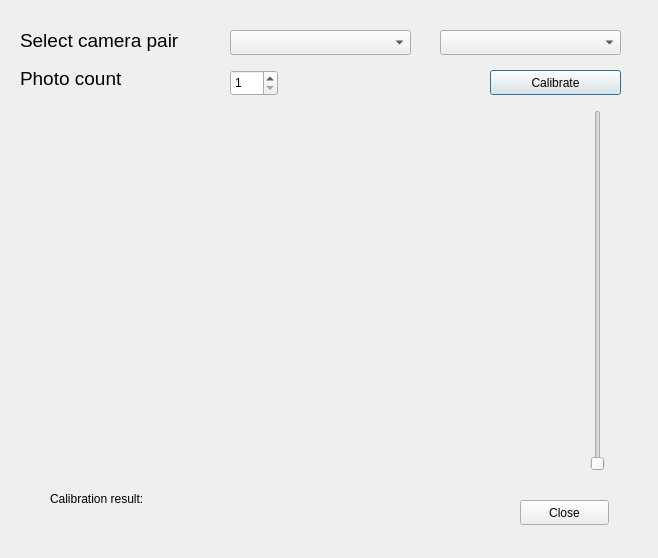
<?xml version="1.0" encoding="UTF-8"?>
<ui version="4.0">
 <class>extrinsic</class>
 <widget class="QDialog" name="extrinsic">
  <property name="geometry">
   <rect>
    <x>0</x>
    <y>0</y>
    <width>658</width>
    <height>558</height>
   </rect>
  </property>
  <property name="windowTitle">
   <string>Extrinsic calibration</string>
  </property>
  <widget class="QSpinBox" name="numPicsDropdown">
   <property name="geometry">
    <rect>
     <x>230</x>
     <y>70</y>
     <width>48</width>
     <height>26</height>
    </rect>
   </property>
   <property name="minimum">
    <number>1</number>
   </property>
   <property name="maximum">
    <number>100</number>
   </property>
  </widget>
  <widget class="QComboBox" name="comboBox">
   <property name="geometry">
    <rect>
     <x>230</x>
     <y>30</y>
     <width>181</width>
     <height>25</height>
    </rect>
   </property>
  </widget>
  <widget class="QLabel" name="label">
   <property name="geometry">
    <rect>
     <x>20</x>
     <y>30</y>
     <width>181</width>
     <height>21</height>
    </rect>
   </property>
   <property name="font">
    <font>
     <pointsize>14</pointsize>
    </font>
   </property>
   <property name="text">
    <string>Select camera pair</string>
   </property>
  </widget>
  <widget class="QLabel" name="label_2">
   <property name="geometry">
    <rect>
     <x>20</x>
     <y>70</y>
     <width>141</width>
     <height>17</height>
    </rect>
   </property>
   <property name="font">
    <font>
     <pointsize>14</pointsize>
    </font>
   </property>
   <property name="text">
    <string>Photo count</string>
   </property>
  </widget>
  <widget class="QComboBox" name="comboBox_2">
   <property name="geometry">
    <rect>
     <x>440</x>
     <y>30</y>
     <width>181</width>
     <height>25</height>
    </rect>
   </property>
  </widget>
  <widget class="QPushButton" name="calibrateButton">
   <property name="geometry">
    <rect>
     <x>490</x>
     <y>70</y>
     <width>131</width>
     <height>25</height>
    </rect>
   </property>
   <property name="text">
    <string>Calibrate</string>
   </property>
  </widget>
  <widget class="QLabel" name="label_3">
   <property name="geometry">
    <rect>
     <x>50</x>
     <y>490</y>
     <width>141</width>
     <height>17</height>
    </rect>
   </property>
   <property name="text">
    <string>Calibration result:</string>
   </property>
  </widget>
  <widget class="QLabel" name="label_4">
   <property name="geometry">
    <rect>
     <x>240</x>
     <y>490</y>
     <width>131</width>
     <height>17</height>
    </rect>
   </property>
   <property name="text">
    <string/>
   </property>
  </widget>
  <widget class="QPushButton" name="closeButton">
   <property name="geometry">
    <rect>
     <x>520</x>
     <y>500</y>
     <width>89</width>
     <height>25</height>
    </rect>
   </property>
   <property name="text">
    <string>Close</string>
   </property>
  </widget>
  <widget class="QSlider" name="verticalSlider">
   <property name="geometry">
    <rect>
     <x>590</x>
     <y>110</y>
     <width>16</width>
     <height>361</height>
    </rect>
   </property>
   <property name="orientation">
    <enum>Qt::Vertical</enum>
   </property>
  </widget>
 </widget>
 <resources/>
 <connections/>
</ui>
